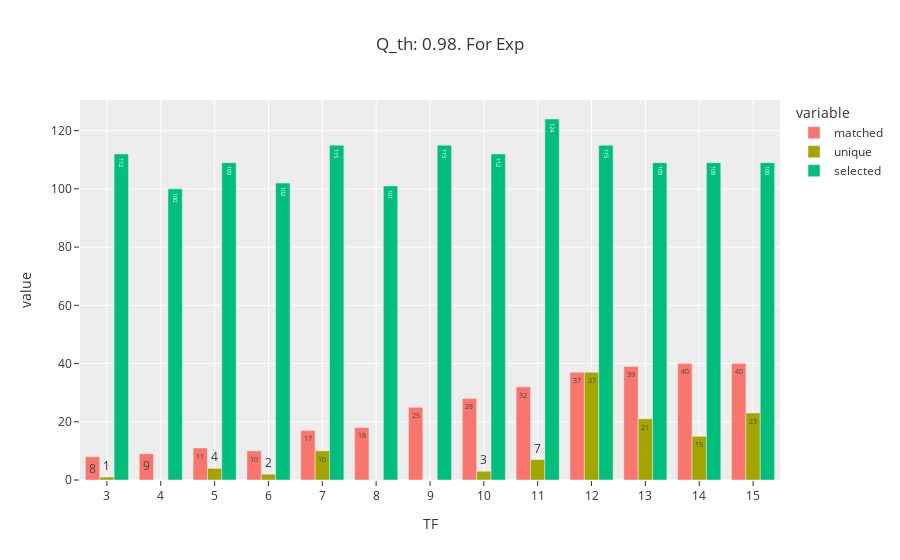

Source (notebook cell):
### Markdown cell above
# Check for specific TF

We found the 98 TFs by varying the number of TFs and then doing the interesection. However, can we just use one value for TF?

### Code cell
q_th = 0.98
matched_exp, fig_exp, exps_th, global_stats = calculate_degree_thresholds(exp_set=exp_set, sel_tfs=sel_tfs, label="Exp", q_th=q_th, verbose=False)
fig_exp.show()

### Figure 1 — Plotly figure (JSON) as saved in the notebook; plotly's stock layout.template omitted (floating-point values rounded to 4 significant figures)
{"data": [{"alignmentgroup": "True", "hovertemplate": "variable=matched<br>TF=%{x}<br>value=%{y}<extra></extra>", "legendgroup": "matched", "marker": {"color": "#F8766D", "pattern": {"shape": ""}}, "name": "matched", "offsetgroup": "matched", "orientation": "v", "showlegend": true, "textposition": "auto", "texttemplate": "%{y}", "type": "bar", "x": ["3", "4", "5", "6", "7", "8", "9", "10", "11", "12", "13", "14", "15"], "xaxis": "x", "y": [8, 9, 11, 10, 17, 18, 25, 28, 32, 37, 39, 40, 40], "yaxis": "y"}, {"alignmentgroup": "True", "hovertemplate": "variable=unique<br>TF=%{x}<br>value=%{y}<extra></extra>", "legendgroup": "unique", "marker": {"color": "#A3A500", "pattern": {"shape": ""}}, "name": "unique", "offsetgroup": "unique", "orientation": "v", "showlegend": true, "textposition": "auto", "texttemplate": "%{y}", "type": "bar", "x": ["3", "4", "5", "6", "7", "8", "9", "10", "11", "12", "13", "14", "15"], "xaxis": "x", "y": [1, 0, 4, 2, 10, 0, 0, 3, 7, 37, 21, 15, 23], "yaxis": "y"}, {"alignmentgroup": "True", "hovertemplate": "variable=selected<br>TF=%{x}<br>value=%{y}<extra></extra>", "legendgroup": "selected", "marker": {"color": "#00BF7D", "pattern": {"shape": ""}}, "name": "selected", "offsetgroup": "selected", "orientation": "v", "showlegend": true, "textposition": "auto", "texttemplate": "%{y}", "type": "bar", "x": ["3", "4", "5", "6", "7", "8", "9", "10", "11", "12", "13", "14", "15"], "xaxis": "x", "y": [112, 100, 109, 102, 115, 101, 115, 112, 124, 115, 109, 109, 109], "yaxis": "y"}], "layout": {"barmode": "group", "legend": {"title": {"text": "variable"}, "tracegroupgap": 0}, "title": {"text": "Q_th: 0.98. For Exp"}, "xaxis": {"anchor": "y", "domain": [0, 1], "title": {"text": "TF"}}, "yaxis": {"anchor": "x", "domain": [0, 1], "title": {"text": "value"}}}}
